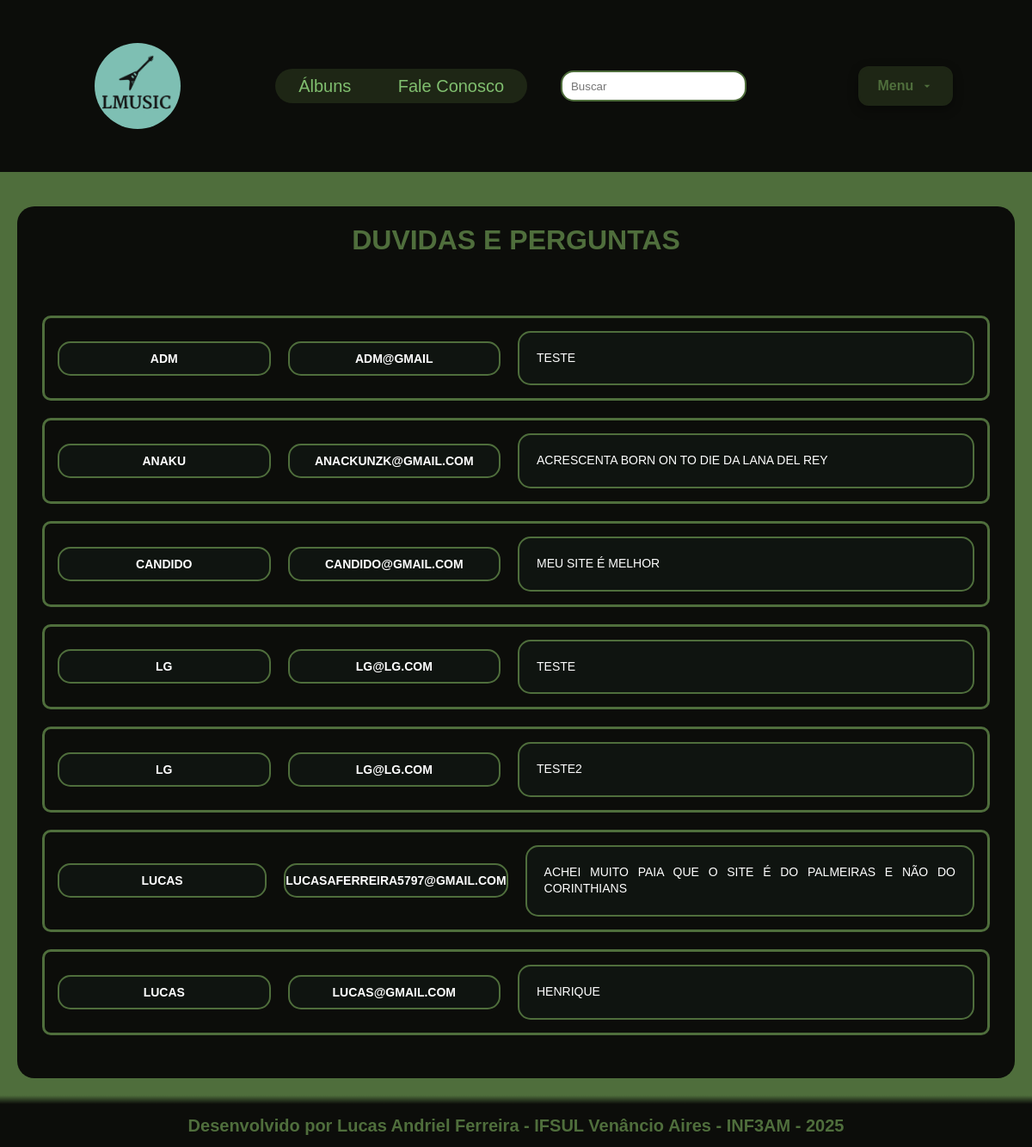
/lmusic/php/duvidas.php?idUsuario=17, run on an earlier commit of the app's database.
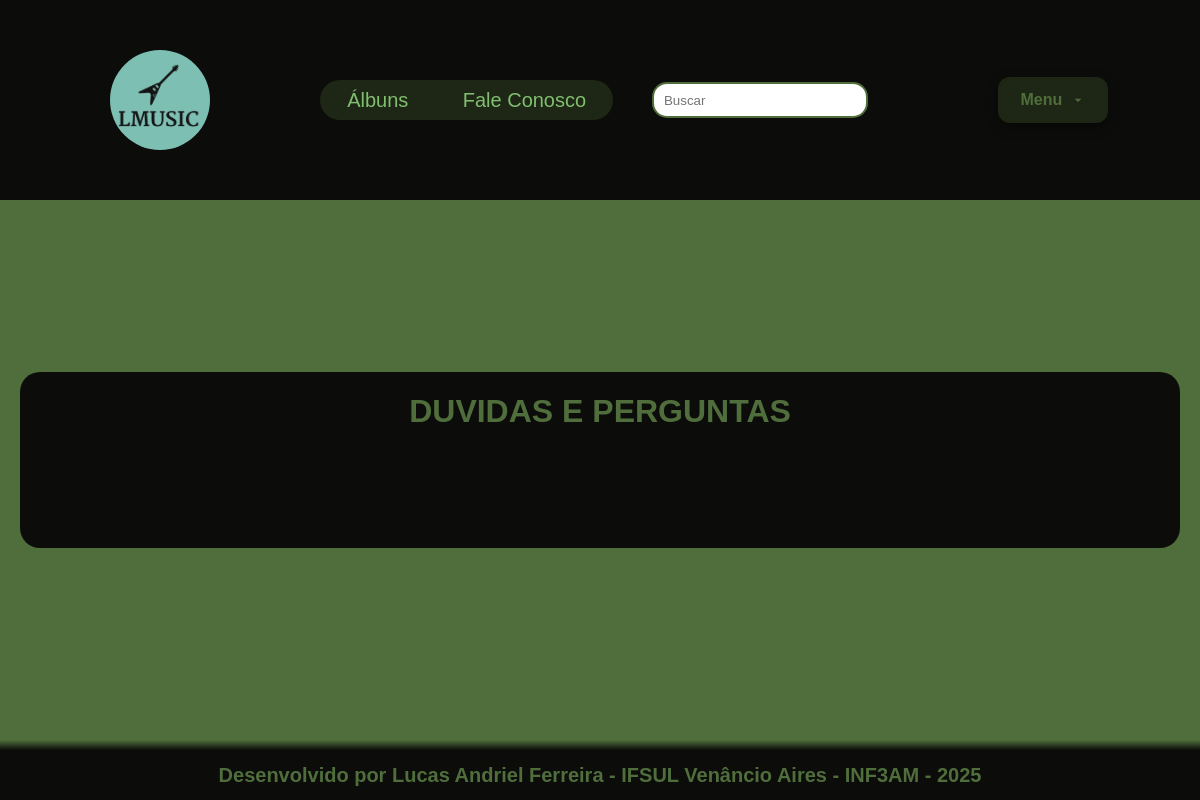
And on a later commit of the database.
### tables this page shows
CREATE TABLE `faleconosco` (
  `idFaleConosco` int(11) NOT NULL,
  `Nome` varchar(45) NOT NULL,
  `Email` varchar(100) NOT NULL,
  `Duvida` varchar(200) NOT NULL,
  `Usuario_idUsuario` int(11) NOT NULL
);

### lmusic/php/funcoes.php (the view, shortened to what this page needs)
<?php
function ListarTodasDuvidas(object $conexao)
{
    echo '<div id="album">';
    $comandoSQL = "SELECT * FROM faleconosco order by Nome";
    $retorno = $conexao->prepare($comandoSQL);
    $retorno->execute();
    $registros = $retorno->fetchAll(PDO::FETCH_OBJ);
    foreach ($registros as $linha) {
        echo '<div class="servico">';
        echo '<div class="servico-nome">' . htmlspecialchars(mb_strtoupper($linha->Nome, 'UTF-8')) . '</div>';
        echo '<div class="servico-nome">' . htmlspecialchars(mb_strtoupper($linha->Email, 'UTF-8')) . '</div>';
        echo '<div class="servico-descricao">' . nl2br(htmlspecialchars(mb_strtoupper($linha->Duvida))) . '</div>';
        echo '</div>';
    }
    echo '</div>';
    return $registros;
}

### lmusic/php/duvidas.php (shortened to what this page needs)
<?php
include_once 'funcoes.php';
$idUsuario = $_GET['idUsuario'] ?? 0;
$conexao = conectarBanco();
$NomeUsuario = NomeUsuario($conexao, $idUsuario);
$tipoUsuario = Administrador($conexao, $NomeUsuario);
?>
<!DOCTYPE html>
<html lang="pt-br">
<head>
    <link rel="stylesheet" href="../style.css" />
</head>
<body>
    <div id="menu">
        <div id="logo">
            <div id="lmusic">
                <a href="index.php<?= $idUsuario ? '?idUsuario=' . htmlspecialchars($idUsuario) : ''; ?>" class="link">
                    <figure>
                        <img
                            src="../images/logo.png"
                            alt="Imagem não encontrada!"
                            width="100px" />
                    </figure>
                </a>
            </div>
        </div>
        <div id="navLinks">
            <nav id="links">
                <a href="albuns.php<?= $idUsuario ? '?idUsuario=' . htmlspecialchars($idUsuario) : ''; ?>" class="link">Álbuns</a>
                <a href="faleconosco.php<?= $idUsuario ? '?idUsuario=' . htmlspecialchars($idUsuario) : ''; ?>" class="link">Fale Conosco</a>
            </nav>
        </div>
        <div id="search">
            <form action="buscar.php" method="get">
                <input type="text" placeholder="Buscar" name="termo" value="<?= htmlspecialchars($termo ?? '') ?>">
            </form>
        </div>
        <div id="user">
            <div class="dropdown-wrapper">
                <button class="dropdown-trigger">
                    <span>Menu</span>
                    <svg class="chevron-icon" viewBox="0 0 24 24" width="16" height="16">
                        <path d="M7 10l5 5 5-5z" fill="currentColor"></path>
                    </svg>
                </button>
            </div>
        </div>
    </div>
    <div id="content">
        <div id="services">
            <?php
            echo "<h1>DUVIDAS E PERGUNTAS<br><br></h1>";
            if ($tipoUsuario) {
                $duvidas = ListarTodasDuvidas($conexao);
            } else {
                $duvidas = ListarDuvidasUsuario($conexao, $NomeUsuario);
            }
            ?>
        </div>
    </div>
    <div id="baseboard">
        <div id="transition"></div>
        <h1>
            Desenvolvido por Lucas Andriel Ferreira - IFSUL Venâncio Aires - INF3AM - 2025
        </h1>
    </div>
</body>
</html>

### lmusic/style.css (style rules this page uses)
body { margin: 0; padding: 0; overflow-x: hidden; width: 100%; display: flex; flex-direction: column; font-family: Arial, Helvetica, sans-serif; }
html { margin: 0; padding: 0; overflow-x: hidden; width: 100%; }
#menu { display: flex; width: 100%; height: auto; }
#logo { display: flex; justify-content: center; align-items: center; height: 200px; background-color: #0c0d0a; padding-right: 110px; padding-left: 110px; }
#lmusic { display: flex; justify-content: center; align-items: center; height: 100px; width: 100px; background-color: #7ebfb3; border-radius: 100px; }
#navLinks { display: flex; justify-content: center; align-items: center; height: 200px; width: 100%; background-color: #0c0d0a; }
#links { display: flex; justify-content: space-around; align-items: center; height: 40px; width: 100%; background-color: #1e2615; border-radius: 20px; }
#user { display: flex; justify-content: center; align-items: center; height: 200px; width: 100%; background-color: #0c0d0a; }
a { text-decoration: none; color: #80bf6f; font-family: Arial, Helvetica, sans-serif; font-size: 20px; border-radius: 4px; }
#search { display: flex; justify-content: center; align-items: center; height: 200px; width: 100%; background-color: #0c0d0a; }
input { width: 200px; height: 30px; border-radius: 15px; border: 2px solid #4f6e3c; padding-left: 10px; }
#content { display: flex; justify-content: center; align-items: center; min-height: 60vh; width: 100%; background-color: #4f6e3c; padding: 40px 20px; }
#baseboard { display: flex; justify-content: center; align-items: center; position: fixed; bottom: 0; height: 50px; width: 100%; background-color: #0c0d0a; color: #4f6e3c; font-family: Arial, Helvetica, sans-serif; font-size: 10px; }
#transition { position: fixed; bottom: 50px; height: 10px; width: 100%; background: linear-gradient(to bottom, #0c0d0a00, #0c0d0a); }
#services { display: flex; flex-direction: column; align-items: center; width: 100%; margin-bottom: 40px; background-color: #0c0d0a; color: #4f6e3c; border-radius: 20px; margin-right: 40px; }
#album { width: 95%; display: flex; flex-direction: column; gap: 20px; padding: 10px; margin-bottom: 40px; }
:root { --primary: #2196f3; --primary-glow: rgba(33, 150, 243, 0.4); --background: #0a0a12; --surface: rgba(30, 30, 45, 0.95); --surface-hover: rgba(40, 40, 60, 0.95); --text: #ffffff; --text-secondary: rgba(255, 255, 255, 0.7); --border: rgba(255, 255, 255, 0.1); --shadow: rgba(0, 0, 0, 0.3); --glow: 0 0 10px var(--primary-glow); --glass: saturate(180%) blur(10px); --gradient: linear-gradient(135deg, var(--surface), rgba(40, 40, 60, 0.95)); --transition-fast: 0.2s cubic-bezier(0.4, 0, 0.2, 1); --transition-medium: 0.3s cubic-bezier(0.4, 0, 0.2, 1); --border-radius: 8px; --menu-min-width: 220px; }
.dropdown-wrapper { position: relative; }
.dropdown-trigger { display: flex; align-items: center; gap: 8px; padding: 12px 20px; background: #1e2615; border: 2px solid #1e2615; border-radius: 12px; color: #4f6e3c; font-size: 1rem; font-weight: bold; transition: all 0.3s ease; box-shadow: 0 4px 12px rgba(0, 0, 0, 0.4); }
.servico { display: flex; align-items: center; gap: 20px; border: 3px solid #4f6e3c; border-radius: 10px; padding: 15px; background-color: #0c0d0a; }
.servico-nome { display: flex; justify-content: center; align-items: center; padding-bottom: 10px; padding-top: 10px; flex: 1; font-weight: bold; font-size: 14px; border-radius: 15px; background: #0f1410; color: #ffffff; border: 2px solid #4f6e3c; }
.servico-descricao { flex: 2; line-height: 1.4; font-size: 14px; border-radius: 15px; background: #0f1410; color: #ffffff; border: 2px solid #4f6e3c; text-align: justify; padding: 20px; }

What changed in the data, as far as the page shows it:
removed faleconosco: Nome "ADM", Email "ADM@GMAIL", Duvida "TESTE"
removed faleconosco: Nome "ANAKU", Email "ANACKUNZK@GMAIL.COM", Duvida "ACRESCENTA BORN ON TO DIE DA LANA DEL REY"
removed faleconosco: Nome "CANDIDO", Email "CANDIDO@GMAIL.COM", Duvida "MEU SITE É MELHOR"
removed faleconosco: Nome "LG", Email "LG@LG.COM", Duvida "TESTE"
removed faleconosco: Nome "LG", Email "LG@LG.COM", Duvida "TESTE2"
removed faleconosco: Nome "LUCAS", Email "LUCASAFERREIRA5797@GMAIL.COM", Duvida "ACHEI MUITO PAIA QUE O SITE É DO PALMEIRAS E NÃO DO CORINTHIANS"
removed faleconosco: Nome "LUCAS", Email "LUCAS@GMAIL.COM", Duvida "HENRIQUE"
